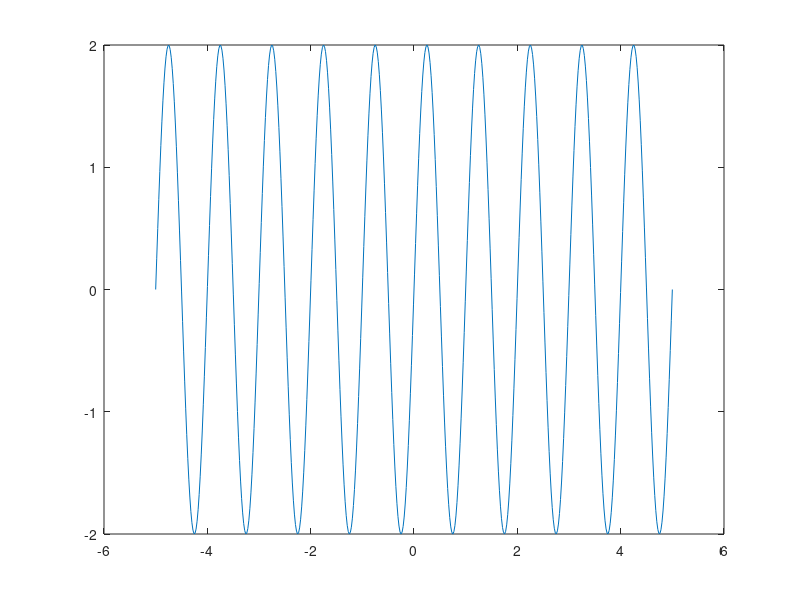

Here is the MATLAB script that generated this plot: (Note: this script raises an error after producing the figure.)
%% Tutorial Sheet 1

% Benedict Greenberg
% Design Engineering - Electronics 2

clc
clear all
format compact

close all % closes all existing open figures
% set(0,'DefaultFigureVisible','off'); % suppresses plots after this point

%% Question 1

t = linspace(-5,5,500); % arbitrary t values

x1 = 2*sin(2*pi*t); % part i

x2 = zeros(1,length(t)); % part ii
for i = 1:length(t)
    if t(i) >= 0
        x2(i) = 3*exp(-2*t(i));
    else
        x2(i) = 0;
    end
end

x3 = 1./abs(t); % part iii

figure; plot(t,x1); originAxes(); title('Q1 Part i')
figure; plot(t,x2); originAxes(); title('Q1 Part ii')
figure; plot(t,x3); originAxes(); title('Q1 Part iii')

% are signals: causal, periodic, odd/even
q1_i = 'non-causal, periodic with T= 1 sec, odd'
q1_ii = 'causal, aperiodic, not even/odd'
q1_iii = 'non-causal, aperiodic, even'

%% Question 2

% using the same values for t

x = q2(t);
x1 = q2(t+3);
x2 = q2(t/3);
x3 = q2(t/3+1);
x4 = q2(-t+2);
x5 = q2(-2*t+1);

figure(4); plot(t,x,t,x1,t,x2,t,x3,t,x4,t,x5); originAxes(); title('Q2')
legend('x','i: x(t+3)','ii: x(t/3)','iii: x(t/3+1)','iv: x(-t+2)','v: x(-2t+1)')

q2_i = 'translation left by 3'
q2_ii = 'expansion in x factor 3'
q2_iii = 'expansion in x factor 3 followed by translation left by 3'
q2_iv = 'reflection in x = 1'
q2_v = 'reflection in x = 0.5 followed by compression by factor 2'

%% Question 3

% using same values for t

x1 = cos(t*pi); % part i

x2 = zeros(1,length(t)); % part ii
for i = 1:length(t)
    if t(i) <= 0
        calc = 0.5^(-t(i));
        x2(i) = calc;
    else
        x2(i) = 0;
    end
end

figure; plot(t,x1); originAxes(); title('Q3 Part i')
figure; plot(t,x2); originAxes(); title('Q3 Part ii')

q3_i = 'non-causal, periodic with T= 2 sec, even'
q3_ii = 'non-causal, aperiodic, not even/odd'

%% Question 4


% x = sin(2*pi*350*t) + 0.35*sin(6283*t) + 0.1;
% y = 1.5*cos(2199*t) + sin(2*pi*1000*t / (pi/2) );

x = sine_gen(1,350,8192,5) + sine_gen(0.35,6283/(2*pi),8192,5) + 0.1;
% y = sine_gen(1.5,2199/(2*pi),8192,5) + sine_gen(1,4000/(2*pi),8192,5);

q4_i = ' '
plot_spectrum(x,8192)
title('Q4 Part i spectrum')

% q4_ii = ' '
% plot_spectrum(y,8192)
% title('Q4 Part ii spectrum')


%% Question 5

% this was done in Q4

%% Global functions

function originAxes()
% this sets the axes to pass through the origin, removes the box around the
% plot and sets the background of the figure to white

set(gcf,'color','w');
ax = gca;
ax.XAxisLocation = 'origin';
ax.YAxisLocation = 'origin';
ax.Box = 'off';

end

function x = q2(t)
% this function is required for question 2
    x = [];
    for i = 1:length(t)
        if 0 <= t(i) && t(i) <= 1
            x = [x 1-t(i)];
        else
            x = [x 0];
        end
    end
end

function [sig] = sine_gen(amp, f, fs, T) % Function to generate a sine wave
%     
%     fs = sampling frequency
%     T = duration
%     usage:  signal = sine_gen(1.0, 440, 8192, 1)

    dt = 1 / fs;
    t = 0:dt:T;
    sig = amp*sin(2*pi*f*t);
end

function plot_spectrum( sig, fs )
% Function to plot frequency spectrum of sig
%   usage:
%           plot_spectrum(sig, 8192)

    magnitude = abs(fft(sig));
    N = length(sig);
    df = fs / N;
    f = 0:df:fs/2;
    Y = magnitude(1:length(f));
    
    [pks,locs] = findpeaks(Y/(N)*2); % finds peaks in spectrum
    
    figure % ensures plot is placed on new figure
    plot(f, Y/(N)*2,f(locs),pks,'or'); % plots spectrum and circles peaks
    xlabel('\fontsize{14}frequency (Hz)');
    ylabel('\fontsize{14}Magnitude');
    
    frequency_magnitude_peaks = transpose([f(locs);pks]) 
    % peaks are stored in an array where 
    % column 1 is frequency
    % column 2 is magnitude at respective frequencies

end